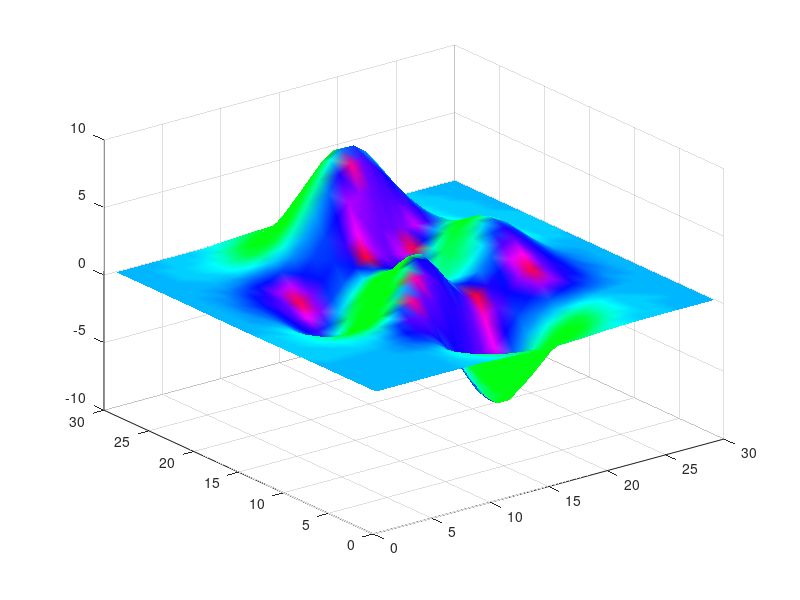
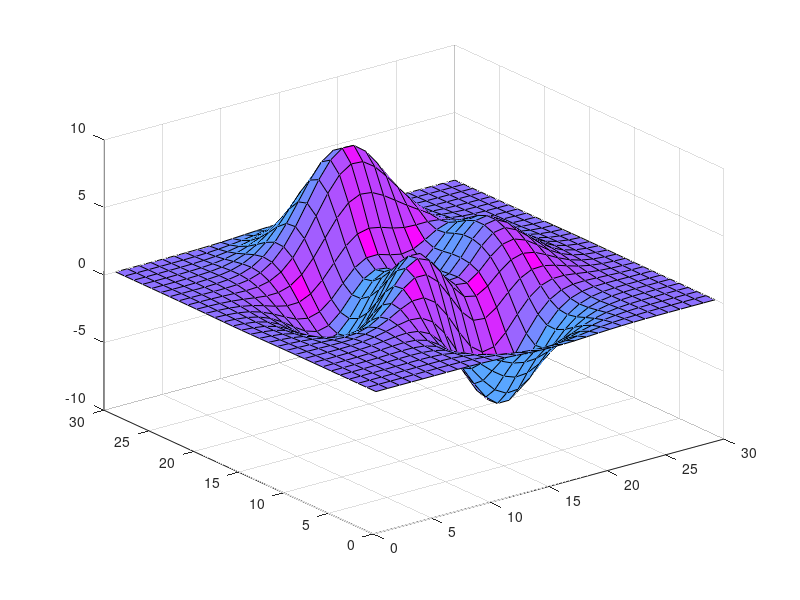
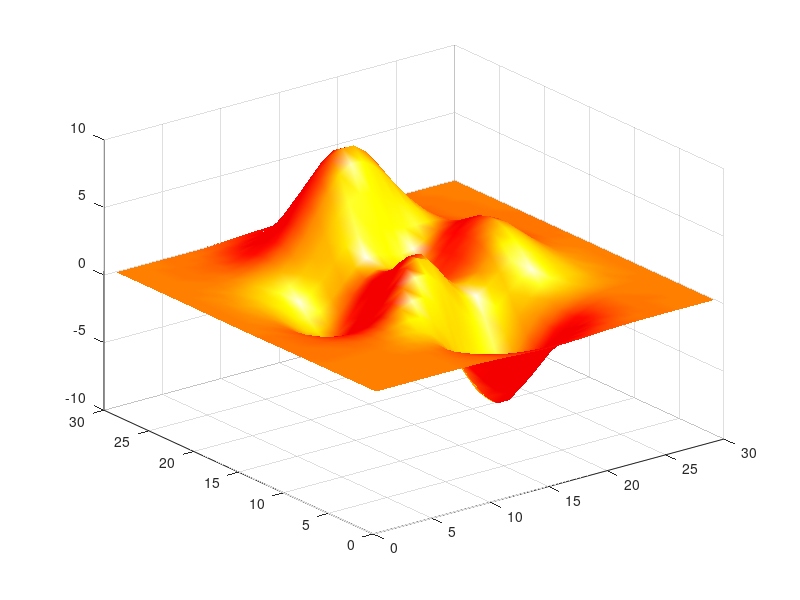

Reproduce these figures in MATLAB, in order.
z=peaks(30); 
surfl(z);
shading interp;
figure(1)
colormap(hsv);
figure(2)
surfl(z);
colormap(cool);
figure(3)
surfl(z);
shading interp;
colormap(hot)
